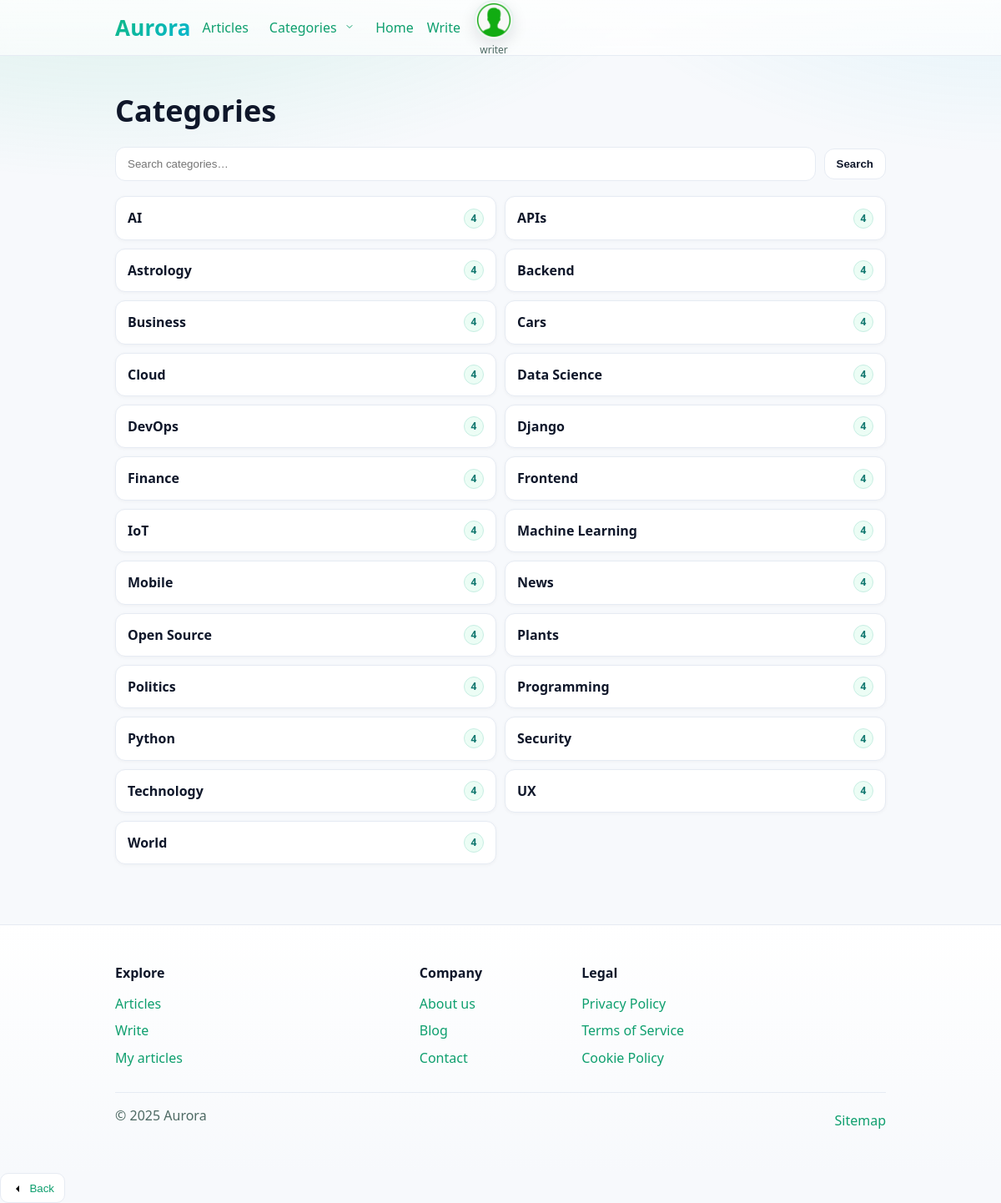
Screenshot of /categories/ (signed in) with the database file from the repository.
### users/models.py (models this page shows, shortened)
class User(AbstractUser):
    avatar = models.ImageField(
        upload_to="avatars/", blank=True, null=True
    )
    bio = models.TextField(blank=True)
    rating = models.IntegerField(default=0)
    is_verified = models.BooleanField(default=False)

### category/models.py (models this page shows, shortened)
class Category(models.Model):
    name = models.CharField(
        "Name",
        max_length=64,
        unique=True,
    )
    description = models.TextField(
        "Description",
        blank=True,
    )
    created_at = models.DateTimeField(
        "Created at",
        auto_now_add=True,
    )
    class Meta:
        ordering = ["name"]

### category/views.py (the view)
# urls.py: path("", CategoryListView.as_view(), name="index"),
class CategoryListView(ListView):
    model = Category
    template_name = "categories/list.html"
    context_object_name = "categories"
    paginate_by = 30
    def get_queryset(self) -> QuerySet:
        search_query = self.request.GET.get("q", "").strip()
        category_queryset = Category.objects.annotate(
            article_count=Count("articles")
        ).order_by("name")
        if search_query:
            category_queryset = category_queryset.filter(name__icontains=search_query)
        return category_queryset
    def get_context_data(self, **kwargs: Any) -> Dict[str, Any]:
        context = super().get_context_data(**kwargs)
        context["search"] = self.request.GET.get("q", "").strip()
        return context

### category/context_processors.py (called while the page is built)
def nav_categories(request):
    items = (
        Category.objects.annotate(article_count=Count("articles"))
        .order_by("-article_count", "name")[:12]
    )
    return {"nav_categories": items}

### templates/categories/list.html (shortened to what this page needs)
{% extends "base.html" %}
{% block content %}
<section class="section">
  <div class="container">
    <h1 class="page-title">Categories</h1>
    <form class="cat-search" method="get" action="">
      <input type="search" name="q" placeholder="Search categories…"
             value="{{ request.GET.q|default_if_none:'' }}">
      <button class="btn-search" type="submit">Search</button>
    </form>
    <div class="cats-grid">
      {% for cat in categories|default:object_list %}
        <a class="cat-tile" href="{% url 'articles:index' %}?category={{ cat.pk }}">
          <span class="cat-name">{{ cat.name }}</span>
          <span class="cat-count">{{ cat.article_count|default:"0" }}</span>
        </a>
      {% empty %}
        <p class="muted">No categories yet.</p>
      {% endfor %}
    </div>
  </div>
</section>
{% endblock %}

### templates/base.html (shortened to what this page needs)
{% load static socialaccount %}
<!doctype html>
<html lang="en">
<head>
  <link rel="stylesheet" href="{% static 'style.css' %}?v=24">
</head>
<body>
<header class="site-header">
  <nav class="nav container" aria-label="Site">
    <button id="navBack" class="btn-link" type="button" aria-label="Go back" rel="prev" hidden
            data-fallback="{% url 'articles:index' %}">
      <svg aria-hidden="true" width="16" height="16" viewBox="0 0 24 24"><path d="M15 18l-6-6 6-6"/></svg>
      <span class="label">Back</span>
    </button>
    <a class="brand" href="{% url 'articles:index' %}" aria-label="Aurora — home">Aurora</a>
    <div class="nav-right">
      <ul id="primaryNav" class="nav-list" role="menu">
        <li class="nav-item"><a class="nav-link" href="{% url 'articles:index' %}" role="menuitem">Articles</a></li>
        <li class="nav-item nav-categories">
          <button class="nav-link" id="categoriesBtn" type="button"
                  aria-haspopup="true" aria-expanded="false" aria-controls="categoriesPanel">
            Categories
            <svg class="chevron" width="12" height="12" viewBox="0 0 24 24" aria-hidden="true">
              <path d="M6 9l6 6 6-6" fill="none" stroke="currentColor" stroke-width="2"
                    stroke-linecap="round" stroke-linejoin="round"/>
            </svg>
          </button>
        </li>
        <li class="nav-item"><a class="nav-link" href="{% url 'home' %}">Home</a></li>
        {% if request.user.is_authenticated %}
          <li class="nav-item"><a class="nav-link" href="{% url 'articles:create' %}">Write</a></li>
        {% endif %}
        {% if request.user.is_authenticated %}
          <li class="nav-item nav-avatar" id="navAvatar">
            <div class="avatar-trigger">
              <button class="avatar-btn" id="avatarBtn" type="button"
                      aria-haspopup="true" aria-expanded="false" aria-controls="avatarPanel"
                      title="{{ request.user.get_full_name|default:request.user.username }}">
                {% if request.user.avatar %}
                  <img src="{{ request.user.avatar.url }}" alt="{{ request.user.username }}">
                {% else %}
                  <img src="{% static 'img/avatar-default.png' %}" alt="{{ request.user.username }}">
                {% endif %}
              </button>
              <span class="avatar-caption"
                    title="{{ request.user.get_full_name|default:request.user.username }}">
                {{ request.user.get_full_name|default:request.user.username|truncatechars:18 }}
              </span>
            </div>
          </li>
        {% endif %}
      </ul>
    </div>
  </nav>
</header>
<main>
  {% block content %}{% endblock %}
</main>
<footer class="site-footer">
  <div class="container">
    <div class="footer-grid">
      <div class="footer-col">
        <p class="footer-title">Explore</p>
        <a class="footer-link" href="{% url 'articles:index' %}">Articles</a>
        <a class="footer-link" href="{% url 'articles:create' %}">Write</a>
        {% if request.user.is_authenticated %}
          <a class="footer-link" href="{% url 'articles:index' %}?author=me">My articles</a>
        {% else %}
          <a class="footer-link" href="{% url 'account_login' %}">Login</a>
        {% endif %}
      </div>
      <div class="footer-col">
        <p class="footer-title">Company</p>
        <a class="footer-link" href="{% url 'pages:about' %}">About us</a>
        <a class="footer-link" href="{% url 'pages:blog' %}">Blog</a>
        <a class="footer-link" href="{% url 'pages:contact' %}">Contact</a>
      </div>
      <div class="footer-col">
        <p class="footer-title">Legal</p>
        <a class="footer-link" href="{% url 'pages:privacy' %}">Privacy Policy</a>
        <a class="footer-link" href="{% url 'pages:terms' %}">Terms of Service</a>
        <a class="footer-link" href="{% url 'pages:cookies' %}">Cookie Policy</a>
      </div>
    </div>
    <div class="footer-bottom">
      <span class="footer-text">© {% now "Y" %} Aurora</span>
      <a class="footer-link inline" href="{% url 'pages:sitemap' %}">Sitemap</a>
    </div>
  </div>
</footer>
</body>
</html>

### rows the page displays
User: user.get_full_name "writer"
Category: name "AI", article_count "4"
Category: name "APIs", article_count "4"
Category: name "Astrology", article_count "4"
Category: name "Backend", article_count "4"
Category: name "Business", article_count "4"
Category: name "Cars", article_count "4"
Category: name "Cloud", article_count "4"
Category: name "Data Science", article_count "4"
Category: name "DevOps", article_count "4"
Category: name "Django", article_count "4"
Category: name "Finance", article_count "4"
Category: name "Frontend", article_count "4"
Category: name "IoT", article_count "4"
Category: name "Machine Learning", article_count "4"
Category: name "Mobile", article_count "4"
Category: name "News", article_count "4"
Category: name "Open Source", article_count "4"
Category: name "Plants", article_count "4"
Category: name "Politics", article_count "4"
Category: name "Programming", article_count "4"
Category: name "Python", article_count "4"
Category: name "Security", article_count "4"
Category: name "Technology", article_count "4"
Category: name "UX", article_count "4"
Category: name "World", article_count "4"
